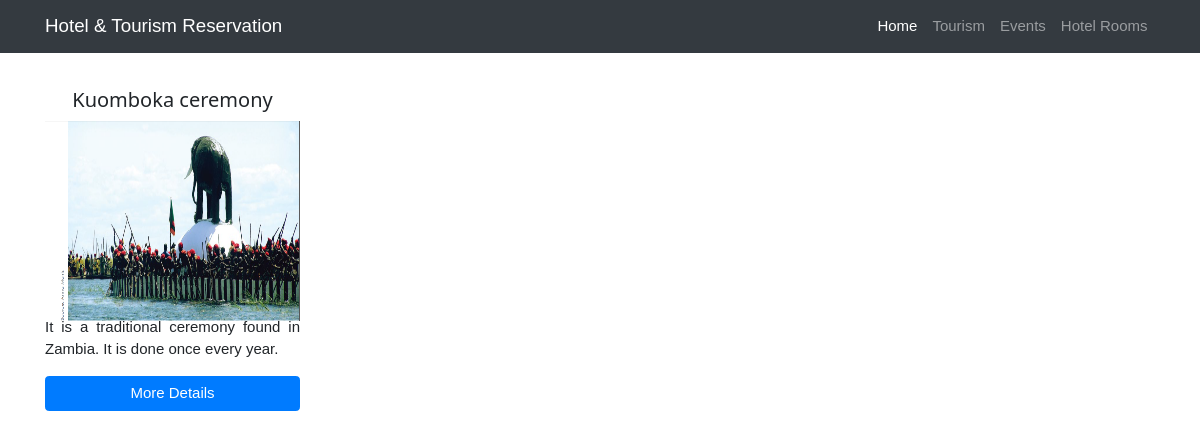
Page /tourism.php on the committed database.
### tables this page shows
CREATE TABLE `tourism` (
  `id` int(11) NOT NULL,
  `title` varchar(255) NOT NULL,
  `photo` text NOT NULL,
  `location` varchar(255) NOT NULL,
  `details` text NOT NULL,
  `date` date NOT NULL,
  `time` time NOT NULL,
  `price` varchar(255) NOT NULL,
  `reservations` int(11) NOT NULL
);

### tourism.php (the view)
<?php
require_once 'core/core.php';
include 'includes/header.php';
include 'includes/navigation.php';
$sql = $db->query("SELECT * FROM tourism");
?>
    <div class="container"><br />
      <div class="row">
    <?php while($tour = mysqli_fetch_assoc($sql)): ?>
        <div class="col-lg-3 col-md-4 col-sm-6">
          <h4 class="text-center"><?= $tour['title']; ?></h4>
          <img src="<?= $tour['photo']; ?>" class="img-responsive" alt="tour" width="100%" height="200px">
          <section class="text-justify">
            <p>
              <?= $tour['details']; ?>
            </p>
            <a href="tour.php?tour=<?= $tour['id']; ?>" class="btn btn-block btn-primary">More Details</a>
          </section>
        </div>
    <?php endwhile; ?>
      </div>
    </div>

### css/w3.css (style rules this page uses)
* { -webkit-box-sizing:border-box;-moz-box-sizing:border-box;box-sizing:border-box }
html { -ms-text-size-adjust:100%;-webkit-text-size-adjust:100% }
body { margin:0 }
article,aside,details,figcaption,figure,footer,header,hgroup,main,menu,nav,section,summary { display:block }
a { -webkit-tap-highlight-color:transparent;background-color:transparent }
img { border:0 }
html,body { font-family:Verdana,sans-serif;font-size:15px;line-height:1.5 }
h1,h2,h3,h4,h5,h6,.w3-slim,.w3-wide { font-family:"Segoe UI",Arial,sans-serif }
h4 { font-size:20px }
h1,h2,h3,h4,h5,h6 { font-weight:400;margin:10px 0 }
img { margin-bottom:-5px }
a { color:inherit }

### css/full-width-pics.css (style rules this page uses)
body { padding-top: 54px; }
@media (min-width: 992px) { body { padding-top: 56px; } }

### rows in the picture
tourism: title "Kuomboka ceremony", photo (picture), details "It is a traditional ceremony found in Zambia. It is done once every year."
